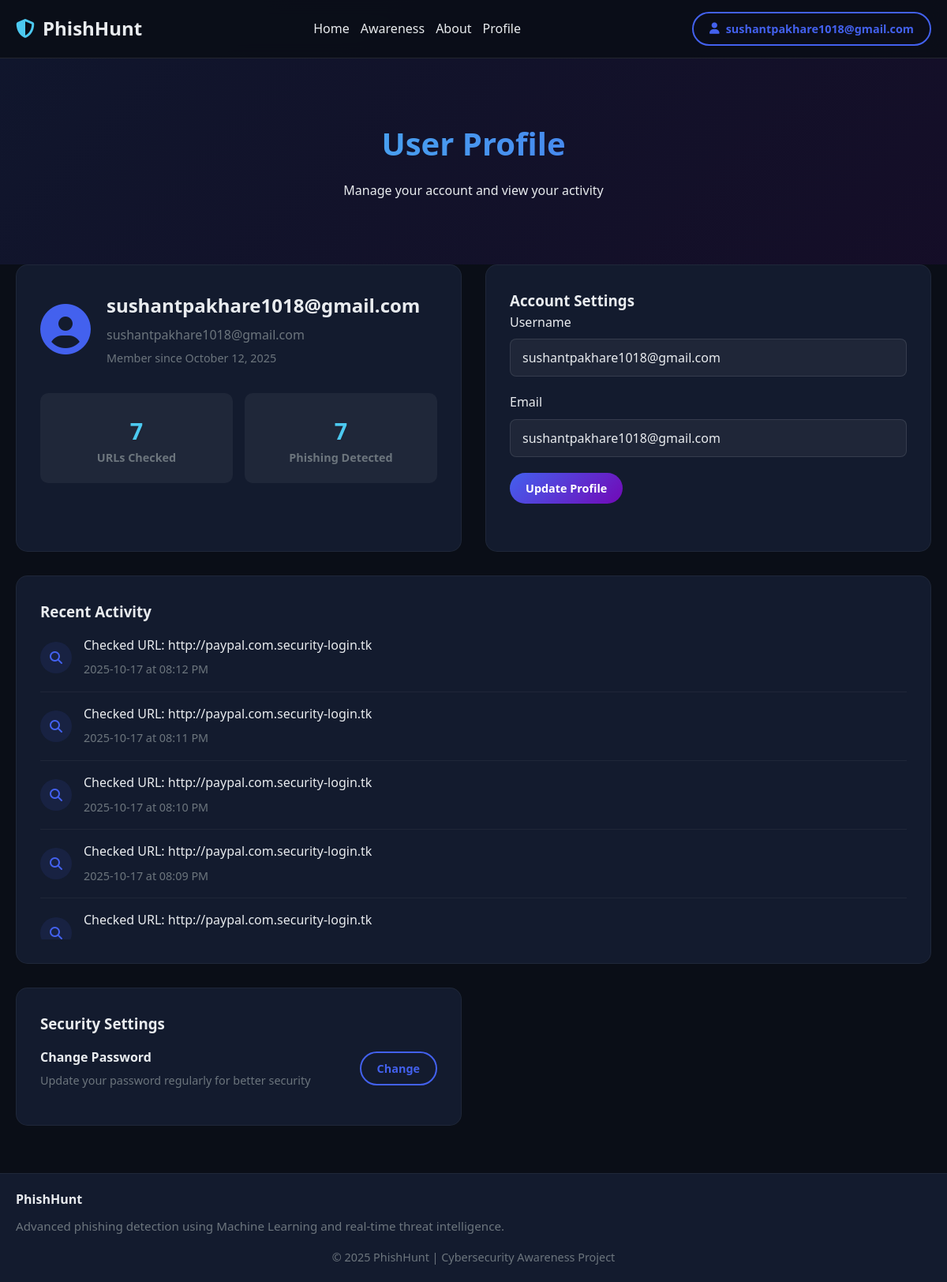
The page /profile (signed in) on the database its author committed.
### app.py (models this page shows)
class User(UserMixin, db.Model):
    id = db.Column(db.Integer, primary_key=True)
    username = db.Column(db.String(80), unique=True, nullable=False)
    email = db.Column(db.String(120), unique=True, nullable=False)
    password_hash = db.Column(db.String(120), nullable=False)
    created_at = db.Column(db.DateTime, default=datetime.utcnow)
    two_factor_enabled = db.Column(db.Boolean, default=False)
    url_checks = db.relationship('URLCheck', backref='user', lazy=True)
    activities = db.relationship('UserActivity', backref='user', lazy=True)

class UserActivity(db.Model):
    id = db.Column(db.Integer, primary_key=True)
    user_id = db.Column(db.Integer, db.ForeignKey('user.id'), nullable=False)
    activity_type = db.Column(db.String(50), nullable=False)
    description = db.Column(db.Text, nullable=False)
    timestamp = db.Column(db.DateTime, default=get_current_time)

### app.py (the view)
@app.route('/profile')
@login_required
def profile():
    total_checks = URLCheck.query.filter_by(user_id=current_user.id).count()
    phishing_count = URLCheck.query.filter_by(user_id=current_user.id, is_phishing=True).count()
    safe_count = total_checks - phishing_count
    user_stats = {'urls_checked': total_checks, 'phishing_detected': phishing_count, 'safe_count': safe_count}
    recent_activity = UserActivity.query.filter_by(user_id=current_user.id).order_by(UserActivity.timestamp.desc()).limit(10).all()
    for activity in recent_activity:
        activity.local_timestamp = get_local_time(activity.timestamp)
    return render_template('profile.html', user_stats=user_stats, recent_activity=recent_activity, current_time=datetime.now())

### app.py (called while the page is built)
@login_manager.user_loader
def load_user(user_id):
    try:
        return db.session.get(User, int(user_id))
    except Exception:
        try:
            return User.query.get(int(user_id))
        except Exception:
            return None

def get_local_time(utc_time):
    if not utc_time:
        return utc_time
    local_tz = pytz.timezone('Asia/Kolkata')
    try:
        if getattr(utc_time, 'tzinfo', None) is None or utc_time.tzinfo.utcoffset(utc_time) is None:
            utc_time = utc_time.replace(tzinfo=pytz.utc)
    except Exception:
        utc_time = utc_time.replace(tzinfo=pytz.utc)
    try:
        return utc_time.astimezone(local_tz)
    except Exception:
        return utc_time

### templates/profile.html (shortened to what this page needs)
{% extends "base.html" %}
{% block content %}
  <section class="profile-hero">
    <div class="container">
      <h1>User Profile</h1>
      <p>Manage your account and view your activity</p>
    </div>
  </section>
  <section class="container profile-content">
    <div class="profile-grid">
      <div class="profile-card">
        <div class="profile-header">
          <div class="profile-avatar">
            <i class="fas fa-user-circle"></i>
          </div>
          <div class="profile-info">
            <h2>{{ current_user.username }}</h2>
            <p class="user-email">{{ current_user.email }}</p>
            <p class="member-since">Member since {{ current_user.created_at.strftime('%B %d, %Y') }}</p>
          </div>
        </div>
        <div class="profile-stats">
          <button class="stat-item stat-btn" data-filter="all" style="cursor:pointer;">
            <div class="stat-number">{{ user_stats.urls_checked }}</div>
            <div class="stat-label">URLs Checked</div>
          </button>
          <button class="stat-item stat-btn" data-filter="phishing" style="cursor:pointer;">
            <div class="stat-number">{{ user_stats.phishing_detected }}</div>
            <div class="stat-label">Phishing Detected</div>
          </button>
        </div>
      </div>
      <div class="profile-card">
        <h3>Account Settings</h3>
        <form class="settings-form" action="{{ url_for('update_profile') }}" method="post">
          <div class="form-group">
            <label for="username">Username</label>
            <input type="text" id="username" name="username" value="{{ current_user.username }}" required>
          </div>
          <div class="form-group">
            <label for="email">Email</label>
            <input type="email" id="email" name="email" value="{{ current_user.email }}" required>
          </div>
          <button type="submit" class="btn btn-primary">Update Profile</button>
        </form>
      </div>
      <div class="profile-card activity-card">
      <h3>Recent Activity</h3>
      <div class="activity-list">
        {% for activity in recent_activity %}
        <div class="activity-item">
          <div class="activity-icon">
            {% if activity.activity_type == 'url_check' %}
              <i class="fas fa-search"></i>
            {% elif activity.activity_type == 'login' %}
              <i class="fas fa-sign-in-alt"></i>
            {% elif activity.activity_type == 'registration' %}
              <i class="fas fa-user-plus"></i>
            {% elif activity.activity_type == 'logout' %}
              <i class="fas fa-sign-out-alt"></i>
            {% elif activity.activity_type == 'profile_update' %}
              <i class="fas fa-user-edit"></i>
            {% elif activity.activity_type == 'password_change' %}
              <i class="fas fa-key"></i>
            {% else %}
              <i class="fas fa-user"></i>
            {% endif %}
          </div>
          <div class="activity-details">
            <p class="activity-text">{{ activity.description }}</p>
            <span class="activity-time">
              {% if activity.local_timestamp %}
                {{ activity.local_timestamp.strftime('%Y-%m-%d at %I:%M %p') }}
              {% else %}
                {{ activity.timestamp.strftime('%Y-%m-%d at %I:%M %p') }}
              {% endif %}
            </span>
          </div>
        </div>
        {% else %}
        <div class="empty-activity">
          <i class="fas fa-history"></i>
          <p>No recent activity</p>
        </div>
        {% endfor %}
      </div>
      </div>
      <div class="profile-card">
        <h3>Security Settings</h3>
        <div class="security-options">
          <div class="security-item">
            <div class="security-info">
              <h4>Change Password</h4>
              <p>Update your password regularly for better security</p>
            </div>
            <button class="btn btn-outline" onclick="showChangePassword()">Change</button>
          </div>
        </div>
      </div>
    </div>
  </section>
{% endblock %}

### templates/base.html (shortened to what this page needs)
<!DOCTYPE html>
<html lang="en">
<head>
  <link rel="stylesheet" href="https://cdnjs.cloudflare.com/ajax/libs/font-awesome/6.4.0/css/all.min.css">
  <link rel="stylesheet" href="{{ url_for('static', filename='style.css') }}">
</head>
<body>
  <header>
    <div class="container header-content">
      <div class="logo">
        <i class="fas fa-shield-alt"></i>
        <span>PhishHunt</span>
      </div>
      <nav>
        <ul>
          <li><a href="{{ url_for('home') }}">Home</a></li>
          <li><a href="#user-awareness">Awareness</a></li>
          <li><a href="#about">About</a></li>
          {% if current_user.is_authenticated %}
          <li><a href="{{ url_for('profile') }}">Profile</a></li>
          {% endif %}
        </ul>
      </nav>
      <div class="auth-buttons">
        {% if current_user.is_authenticated %}
          <div class="user-menu">
            <button class="btn btn-outline" onclick="toggleUserMenu()">
              <i class="fas fa-user"></i> {{ current_user.username }}
            </button>
          </div>
        {% else %}
          <button id="btnSignIn" class="btn btn-outline" onclick="showSignIn()">Sign In</button>
          <button id="btnGetStarted" class="btn btn-primary" onclick="showGetStarted()">Get Started</button>
        {% endif %}
      </div>
    </div>
  </header>
  {% block content %}{% endblock %}
  <footer style="background: var(--bg-card); padding: 20px 0; margin-top: 60px; border-top: 1px solid rgba(255,255,255,0.05);">
    <div class="container" style="display:flex; flex-direction:column; align-items:flex-start; gap:8px;">
      <div style="color:var(--text-light); font-weight:700;">PhishHunt</div>
      <div style="color:var(--gray); font-size:0.95rem;">
        Advanced phishing detection using Machine Learning and real-time threat intelligence.
      </div>
      <div style="width:100%; text-align:center; color:var(--gray); font-size:0.9rem; margin-top:8px;">
        © 2025 PhishHunt | Cybersecurity Awareness Project
      </div>
    </div>
  </footer>
</body>
</html>

### templates/profile.html (style rules this page uses)
.profile-stats { display: grid; grid-template-columns: repeat(2, 1fr); gap: 15px; }
.stat-item.stat-btn { background: rgba(255,255,255,0.05); border: none; outline: none; transition: background 0.2s, box-shadow 0.2s; cursor: pointer; padding: 15px; border-radius: 10px; text-align: center; box-shadow: none; }
.stat-item .stat-number { font-size: 1.8rem; font-weight: 700; color: var(--success); margin-bottom: 5px; }
.stat-item .stat-label { color: var(--gray); font-size: 0.9rem; }

### rows shown on the page
User: username "sushantpakhare1018@gmail.com", email "sushantpakhare1018@gmail.com", created_at "October 12, 2025"
UserActivity: activity_type "url_check" (drawn), description "Checked URL: http://paypal.com.security-login.tk", local_timestamp "2025-10-17 at 08:12 PM"
UserActivity: activity_type "url_check" (drawn), description "Checked URL: http://paypal.com.security-login.tk", local_timestamp "2025-10-17 at 08:11 PM"
UserActivity: activity_type "url_check" (drawn), description "Checked URL: http://paypal.com.security-login.tk", local_timestamp "2025-10-17 at 08:10 PM"
UserActivity: activity_type "url_check" (drawn), description "Checked URL: http://paypal.com.security-login.tk", local_timestamp "2025-10-17 at 08:09 PM"
UserActivity: activity_type "url_check" (drawn), description "Checked URL: http://paypal.com.security-login.tk"

### other values the page prints
{{ user_stats.urls_checked }} "7"
{{ user_stats.phishing_detected }} "7"
